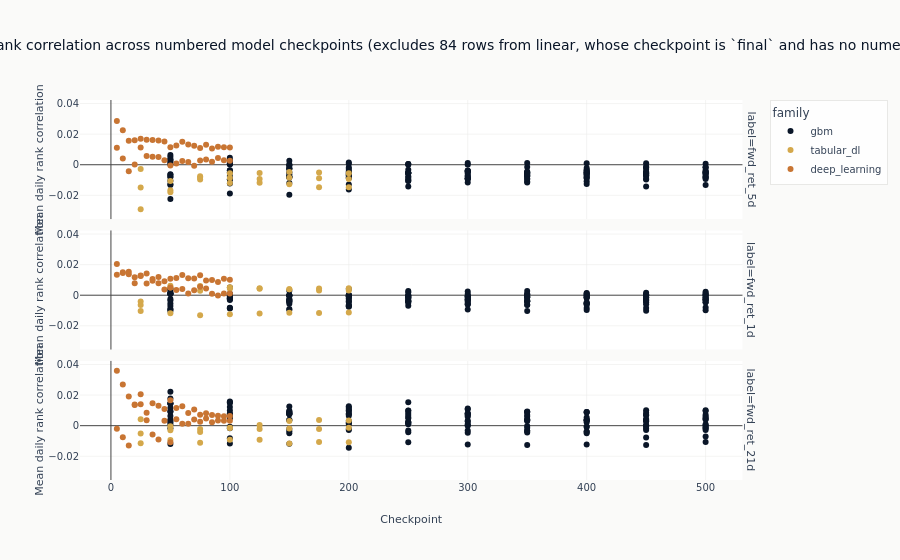

The notebook cell saved with this chart:
### Code cell
# Families whose checkpoint is `final` carry no numeric checkpoint position, so they have no x
# coordinate on this axis and plotly would drop them without saying so. They are excluded here by
# name rather than silently, and the count is stated in the title.
numbered = diagnosed.filter(pl.col("checkpoint_value").is_not_null())
unnumbered = diagnosed.filter(pl.col("checkpoint_value").is_null())
excluded_families = sorted(set(unnumbered.get_column("family"))) if unnumbered.height else []
figure = px.scatter(
    numbered,
    x="checkpoint_value",
    y="ic_mean",
    color="family",
    facet_row="label",
    hover_data=["config_name", "prediction_hash"],
    title=(
        "Validation rank correlation across numbered model checkpoints"
        + (
            f" (excludes {unnumbered.height} rows from {', '.join(excluded_families)},"
            " whose checkpoint is `final` and has no numeric position)"
            if excluded_families
            else ""
        )
    ),
    labels={"checkpoint_value": "Checkpoint", "ic_mean": "Mean daily rank correlation"},
)
figure.show()

### Figure 1 — Plotly figure (JSON) as saved in the notebook; plotly's stock layout.template omitted (floating-point values rounded to 4 significant figures; data arrays with more than 128 entries replaced by an {"elided": "..."} marker saying what was removed)
{"data": [{"customdata": {"elided": "150x2 str values"}, "hovertemplate": "family=gbm<br>label=fwd_ret_5d<br>Checkpoint=%{x}<br>Mean daily rank correlation=%{y}<br>config_name=%{customdata[0]}<br>prediction_hash=%{customdata[1]}<extra></extra>", "legendgroup": "gbm", "marker": {"color": "#0a1628", "symbol": "circle"}, "mode": "markers", "name": "gbm", "orientation": "v", "showlegend": true, "type": "scatter", "x": {"elided": "150 int values"}, "xaxis": "x3", "y": {"elided": "150 float values"}, "yaxis": "y3"}, {"customdata": {"elided": "150x2 str values"}, "hovertemplate": "family=gbm<br>label=fwd_ret_1d<br>Checkpoint=%{x}<br>Mean daily rank correlation=%{y}<br>config_name=%{customdata[0]}<br>prediction_hash=%{customdata[1]}<extra></extra>", "legendgroup": "gbm", "marker": {"color": "#0a1628", "symbol": "circle"}, "mode": "markers", "name": "gbm", "orientation": "v", "showlegend": false, "type": "scatter", "x": {"elided": "150 int values"}, "xaxis": "x2", "y": {"elided": "150 float values"}, "yaxis": "y2"}, {"customdata": {"elided": "150x2 str values"}, "hovertemplate": "family=gbm<br>label=fwd_ret_21d<br>Checkpoint=%{x}<br>Mean daily rank correlation=%{y}<br>config_name=%{customdata[0]}<br>prediction_hash=%{customdata[1]}<extra></extra>", "legendgroup": "gbm", "marker": {"color": "#0a1628", "symbol": "circle"}, "mode": "markers", "name": "gbm", "orientation": "v", "showlegend": false, "type": "scatter", "x": {"elided": "150 int values"}, "xaxis": "x", "y": {"elided": "150 float values"}, "yaxis": "y"}, {"customdata": [["tabm_s", "0751d64738ae"], ["tabm_m", "175e368f24ac"], ["tabm_l", "27299bbaf8e2"], ["tabm_l", "3f6eb8b3432c"], ["tabm_l", "476f80064e19"], ["tabm_m", "569a0fe11b53"], ["tabm_s", "5f45fad68a51"], ["tabm_m", "63fcf198f686"], ["tabm_s", "6585e6fb2af9"], ["tabm_m", "66bac022de30"], ["tabm_l", "67e654a04869"], ["tabm_l", "76eab3c90083"], ["tabm_l", "92eb0e4a1732"], ["tabm_s", "973ae87f0dbd"], ["tabm_m", "99ead019d123"], ["tabm_l", "9e2a3febe641"], ["tabm_m", "a6a295aa015d"], ["tabm_m", "adab498ffa6b"], ["tabm_s", "adddb2d8abe1"], ["tabm_s", "aed076259ff0"], ["tabm_l", "bb1026298f19"], ["tabm_m", "e04ae5200c10"], ["tabm_s", "e3b8515c7373"], ["tabm_s", "ff41f25b7fbf"]], "hovertemplate": "family=tabular_dl<br>label=fwd_ret_5d<br>Checkpoint=%{x}<br>Mean daily rank correlation=%{y}<br>config_name=%{customdata[0]}<br>prediction_hash=%{customdata[1]}<extra></extra>", "legendgroup": "tabular_dl", "marker": {"color": "#D4A84B", "symbol": "circle"}, "mode": "markers", "name": "tabular_dl", "orientation": "v", "showlegend": true, "type": "scatter", "x": [100, 175, 25, 150, 100, 25, 200, 200, 125, 75, 200, 175, 125, 50, 150, 50, 125, 50, 75, 150, 75, 100, 25, 175], "xaxis": "x3", "y": [-0.01194, -0.008766, -0.01488, -0.004785, -0.005499, -0.002766, -0.0148, -0.009284, -0.01185, -0.008447, -0.005623, -0.005022, -0.005362, -0.01806, -0.008508, -0.01057, -0.00927, -0.01661, -0.009663, -0.01276, -0.007545, -0.008692, -0.02919, -0.01465], "yaxis": "y3"}, {"customdata": [["tabm_l", "01e41111cb52"], ["tabm_m", "04bcb617f62e"], ["tabm_m", "0db3df56555a"], ["tabm_l", "152d5912e21c"], ["tabm_l", "1c3e7bdc5b3e"], ["tabm_s", "355ed872cacb"], ["tabm_m", "435332fe9dad"], ["tabm_l", "4c52ed398171"], ["tabm_m", "57cfda8dccae"], ["tabm_m", "5e3014560c6c"], ["tabm_l", "5e70cb459205"], ["tabm_m", "74caf4e0882f"], ["tabm_s", "7931492d800a"], ["tabm_s", "8567b4011aa5"], ["tabm_m", "861e11ff2448"], ["tabm_s", "8ea2989e5f66"], ["tabm_s", "b5507955b48b"], ["tabm_s", "c1cfb7cde68e"], ["tabm_s", "ccd701e53787"], ["tabm_l", "d3cb868f2070"], ["tabm_s", "d48cef8f4592"], ["tabm_m", "f2c34763e4d4"], ["tabm_l", "f54395b6bcd2"], ["tabm_l", "f73ceb4e1a7c"]], "hovertemplate": "family=tabular_dl<br>label=fwd_ret_1d<br>Checkpoint=%{x}<br>Mean daily rank correlation=%{y}<br>config_name=%{customdata[0]}<br>prediction_hash=%{customdata[1]}<extra></extra>", "legendgroup": "tabular_dl", "marker": {"color": "#D4A84B", "symbol": "circle"}, "mode": "markers", "name": "tabular_dl", "orientation": "v", "showlegend": false, "type": "scatter", "x": [50, 50, 200, 100, 25, 75, 25, 75, 75, 100, 150, 175, 25, 200, 150, 150, 50, 175, 125, 175, 100, 125, 125, 200], "xaxis": "x2", "y": [0.006267, 0.005071, 0.003159, 0.004194, -0.004033, -0.01315, -0.006445, 0.002941, 0.005958, 0.005126, 0.003866, 0.00313, -0.01025, -0.01134, 0.003951, -0.0114, -0.01173, -0.01156, -0.01192, 0.004456, -0.01247, 0.004266, 0.004526, 0.004524], "yaxis": "y2"}, {"customdata": [["tabm_m", "126553c8df96"], ["tabm_m", "13284491ec79"], ["tabm_s", "24e44f372199"], ["tabm_l", "2f0b9fbecab2"], ["tabm_s", "30c457021d3a"], ["tabm_l", "3e5003a3d150"], ["tabm_m", "45992621d777"], ["tabm_l", "4d49f073b71a"], ["tabm_s", "67435190e7ce"], ["tabm_l", "6de67096568d"], ["tabm_s", "743a42255dba"], ["tabm_s", "7a0f8c9f2a7d"], ["tabm_m", "7e949c4b5a91"], ["tabm_m", "8d3444f52e45"], ["tabm_s", "a0c74388564a"], ["tabm_s", "abd742bbda6a"], ["tabm_l", "b8aaeb517389"], ["tabm_l", "c304a4d52bad"], ["tabm_m", "c334338f1e3d"], ["tabm_m", "e85a688ed60e"], ["tabm_m", "ed91fb642517"], ["tabm_l", "f37db530a6b8"], ["tabm_s", "fa75a7ce8095"], ["tabm_l", "ff1f6d025448"]], "hovertemplate": "family=tabular_dl<br>label=fwd_ret_21d<br>Checkpoint=%{x}<br>Mean daily rank correlation=%{y}<br>config_name=%{customdata[0]}<br>prediction_hash=%{customdata[1]}<extra></extra>", "legendgroup": "tabular_dl", "marker": {"color": "#D4A84B", "symbol": "circle"}, "mode": "markers", "name": "tabular_dl", "orientation": "v", "showlegend": false, "type": "scatter", "x": [125, 25, 125, 75, 150, 150, 175, 125, 75, 175, 50, 200, 200, 75, 100, 25, 50, 25, 100, 150, 50, 200, 175, 100], "xaxis": "x", "y": [0.000382, -0.005118, -0.009167, -0.002222, -0.01158, -0.001905, 0.003773, -0.002192, -0.0111, -0.002204, -0.009292, -0.01078, 0.003436, -0.004069, -0.009152, -0.01145, -0.0004508, 0.004256, -0.001511, 0.003065, -0.003033, -0.001279, -0.01071, -0.001372], "yaxis": "y"}, {"customdata": [["tcn", "07b8a18fe50d"], ["nlinear", "08c1793f150c"], ["nlinear", "137ba66652ba"], ["nlinear", "180f452f2f3a"], ["nlinear", "2250b69be321"], ["nlinear", "2bc077ca6525"], ["tcn", "2c73723e7b1a"], ["nlinear", "3703bf6d9994"], ["tcn", "37340c2725a0"], ["nlinear", "3e83d15f5d27"], ["nlinear", "43f2b87dac4d"], ["tcn", "4d2367ac70ab"], ["tcn", "5f35f790213d"], ["tcn", "69fa79e96fc7"], ["nlinear", "7270fb718ce2"], ["tcn", "7f7693d8bd1c"], ["nlinear", "8094f62a5d63"], ["nlinear", "8339e8d77b9c"], ["nlinear", "86fa4d8ba001"], ["tcn", "8f5e87c1d33b"], ["nlinear", "95feb55bab05"], ["tcn", "9a60d60d66b0"], ["nlinear", "9b087ae86c0e"], ["tcn", "a19bdfb7ab7b"], ["tcn", "a8c39748504c"], ["tcn", "ac24d9d2eb59"], ["tcn", "b0838ace5775"], ["nlinear", "b633f307a008"], ["tcn", "bade0af9eee5"], ["tcn", "bee83a0cdd11"], ["tcn", "bfaa3c6d7711"], ["tcn", "c612f22c7ef0"], ["nlinear", "cd6ad3eb3b59"], ["nlinear", "d504ebbba71c"], ["tcn", "dbb2fd9c161c"], ["nlinear", "e57a91e2baca"], ["nlinear", "eb4763837c04"], ["tcn", "f44e4e048c5b"], ["nlinear", "f45a491a037d"], ["tcn", "fa944f5393a4"]], "hovertemplate": "family=deep_learning<br>label=fwd_ret_5d<br>Checkpoint=%{x}<br>Mean daily rank correlation=%{y}<br>config_name=%{customdata[0]}<br>prediction_hash=%{customdata[1]}<extra></extra>", "legendgroup": "deep_learning", "marker": {"color": "#C87533", "symbol": "circle"}, "mode": "markers", "name": "deep_learning", "orientation": "v", "showlegend": true, "type": "scatter", "x": [60, 70, 25, 100, 35, 55, 5, 30, 75, 50, 20, 100, 85, 95, 90, 40, 65, 85, 80, 25, 60, 50, 95, 55, 80, 35, 15, 5, 90, 30, 10, 20, 45, 75, 70, 15, 40, 45, 10, 65], "xaxis": "x3", "y": [0.002365, 0.01238, 0.01698, 0.01121, 0.01617, 0.0126, 0.01106, 0.01632, 0.00277, 0.01148, 0.01606, 0.002538, 0.001936, 0.002898, 0.01175, 0.005057, 0.01321, 0.0106, 0.01302, 0.01129, 0.01504, -0.0004889, 0.01139, 0.0007641, 0.003405, 0.005181, -0.004313, 0.02869, 0.004348, 0.005792, 0.004017, 0.0001878, 0.01525, 0.011, -0.0006843, 0.01567, 0.01586, 0.002861, 0.02251, 0.00179], "yaxis": "y3"}, {"customdata": [["tcn", "061c48cba0af"], ["nlinear", "0d64b7f76c53"], ["tcn", "0e09ad7012f0"], ["tcn", "146688ac9729"], ["tcn", "1735e06d14a5"], ["tcn", "1bfe3ca0ab9f"], ["tcn", "1ca34d4c3521"], ["tcn", "1ecf09d44418"], ["nlinear", "4527ba6e1999"], ["tcn", "491bcd4aec32"], ["tcn", "508009e4b13c"], ["nlinear", "52b3c75f2233"], ["nlinear", "6c64f8e4cfac"], ["nlinear", "6e36a7769504"], ["nlinear", "713c122629b7"], ["nlinear", "75cea3f31396"], ["tcn", "79675756b126"], ["nlinear", "877444aa5fcc"], ["tcn", "87b363a55c1c"], ["tcn", "950fa67797e3"], ["nlinear", "956369950739"], ["tcn", "973e89eb9473"], ["tcn", "980367164d99"], ["nlinear", "9ae1a530e544"], ["nlinear", "9b573180b922"], ["nlinear", "a874939e7340"], ["tcn", "a8e75f308c9b"], ["nlinear", "b6d23d360f6b"], ["nlinear", "b99c43130c83"], ["nlinear", "c743542f9212"], ["nlinear", "c8d9e5fd64e2"], ["nlinear", "cce75c9f66e7"], ["nlinear", "d0a5b71839cb"], ["tcn", "d72a90e17a17"], ["tcn", "d80638423af7"], ["tcn", "ded557132a39"], ["nlinear", "e1758e23e11f"], ["tcn", "f5c81bef99e8"], ["tcn", "f68c9e74fc5f"], ["nlinear", "f98e3dcf45aa"]], "hovertemplate": "family=deep_learning<br>label=fwd_ret_1d<br>Checkpoint=%{x}<br>Mean daily rank correlation=%{y}<br>config_name=%{customdata[0]}<br>prediction_hash=%{customdata[1]}<extra></extra>", "legendgroup": "deep_learning", "marker": {"color": "#C87533", "symbol": "circle"}, "mode": "markers", "name": "deep_learning", "orientation": "v", "showlegend": false, "type": "scatter", "x": [55, 50, 35, 50, 90, 60, 10, 30, 55, 25, 70, 35, 40, 65, 80, 75, 100, 100, 95, 85, 45, 75, 40, 90, 15, 25, 20, 60, 95, 5, 85, 10, 30, 45, 5, 65, 70, 80, 15, 20], "xaxis": "x2", "y": [0.003338, 0.01073, 0.01063, 0.005064, -0.0002087, 0.004005, 0.01504, 0.007725, 0.01133, 0.01296, 0.003323, 0.009381, 0.01198, 0.01103, 0.009546, 0.01305, 0.001166, 0.01006, 0.001139, 0.0009168, 0.009108, 0.005477, 0.007778, 0.008612, 0.01368, 0.01255, 0.007798, 0.01315, 0.01072, 0.0133, 0.009922, 0.01452, 0.01421, 0.003762, 0.02045, 0.001042, 0.0109, 0.004416, 0.01543, 0.01171], "yaxis": "y2"}, {"customdata": [["nlinear", "087a97de1aad"], ["tcn", "0d89e27bb00b"], ["tcn", "10c2d36d730b"], ["nlinear", "13e7a953029c"], ["nlinear", "1e4c800a673c"], ["nlinear", "1f8584891a23"], ["nlinear", "32012965e8f6"], ["nlinear", "3452e8782f66"], ["tcn", "34bed18d26df"], ["nlinear", "396023cf3e7f"], ["nlinear", "398015f662b9"], ["tcn", "3f5a97f024c9"], ["tcn", "41d60c63291e"], ["tcn", "4846982b5587"], ["tcn", "4ef2adc607fc"], ["tcn", "537ad61c7a52"], ["tcn", "6019fc10f8ab"], ["tcn", "75e75cdc62e8"], ["tcn", "7d59002e420b"], ["tcn", "8107d4fbb264"], ["nlinear", "8a977d22978e"], ["nlinear", "8ca1a08b1259"], ["tcn", "932331b928f7"], ["tcn", "9411678d4798"], ["tcn", "987c0c12e22e"], ["nlinear", "a7231ae62bd7"], ["nlinear", "acc260220e36"], ["tcn", "ad90fd55b1de"], ["tcn", "b1fd1f7e612f"], ["tcn", "bb029785e066"], ["nlinear", "bc73308fb227"], ["nlinear", "c0de2e8614c5"], ["tcn", "c55369379c1f"], ["nlinear", "cddabea21a40"], ["tcn", "e2f518282dfc"], ["nlinear", "e8309fb9f99c"], ["nlinear", "e905ecfc2ca6"], ["nlinear", "ecfec0200374"], ["nlinear", "ee022c54d6f3"], ["nlinear", "fd476b096f2e"]], "hovertemplate": "family=deep_learning<br>label=fwd_ret_21d<br>Checkpoint=%{x}<br>Mean daily rank correlation=%{y}<br>config_name=%{customdata[0]}<br>prediction_hash=%{customdata[1]}<extra></extra>", "legendgroup": "deep_learning", "marker": {"color": "#C87533", "symbol": "circle"}, "mode": "markers", "name": "deep_learning", "orientation": "v", "showlegend": false, "type": "scatter", "x": [45, 70, 10, 5, 40, 35, 30, 85, 50, 95, 15, 75, 40, 55, 90, 80, 60, 85, 65, 45, 80, 75, 15, 25, 20, 65, 100, 95, 35, 30, 70, 60, 100, 10, 5, 50, 25, 55, 20, 90], "xaxis": "x", "y": [0.01084, 0.003999, -0.007613, 0.036, 0.01302, 0.01462, 0.00849, 0.006988, -0.01093, 0.006128, 0.01901, 0.002567, -0.009105, 0.004256, 0.003422, 0.004684, 0.001249, 0.002178, 0.001255, 0.003189, 0.008046, 0.00717, -0.01297, 0.02052, 0.0138, 0.008212, 0.006391, 0.003212, -0.005736, 0.003581, 0.01064, 0.01277, 0.003166, 0.02696, -0.002005, 0.01662, 0.01397, 0.01162, 0.01345, 0.006514], "yaxis": "y"}], "layout": {"annotations": [{"font": {}, "showarrow": false, "text": "label=fwd_ret_21d", "textangle": 90, "x": 0.98, "xanchor": "left", "xref": "paper", "y": 0.1567, "yanchor": "middle", "yref": "paper"}, {"font": {}, "showarrow": false, "text": "label=fwd_ret_1d", "textangle": 90, "x": 0.98, "xanchor": "left", "xref": "paper", "y": 0.5, "yanchor": "middle", "yref": "paper"}, {"font": {}, "showarrow": false, "text": "label=fwd_ret_5d", "textangle": 90, "x": 0.98, "xanchor": "left", "xref": "paper", "y": 0.8433, "yanchor": "middle", "yref": "paper"}], "legend": {"title": {"text": "family"}, "tracegroupgap": 0}, "title": {"text": "Validation rank correlation across numbered model checkpoints (excludes 84 rows from linear, whose checkpoint is `final` and has no numeric position)"}, "xaxis": {"anchor": "y", "domain": [0.0, 0.98], "title": {"text": "Checkpoint"}}, "xaxis2": {"anchor": "y2", "domain": [0.0, 0.98], "matches": "x", "showticklabels": false}, "xaxis3": {"anchor": "y3", "domain": [0.0, 0.98], "matches": "x", "showticklabels": false}, "yaxis": {"anchor": "x", "domain": [0.0, 0.3133], "title": {"text": "Mean daily rank correlation"}}, "yaxis2": {"anchor": "x2", "domain": [0.3433, 0.6567], "matches": "y", "title": {"text": "Mean daily rank correlation"}}, "yaxis3": {"anchor": "x3", "domain": [0.6867, 1.0], "matches": "y", "title": {"text": "Mean daily rank correlation"}}}}
